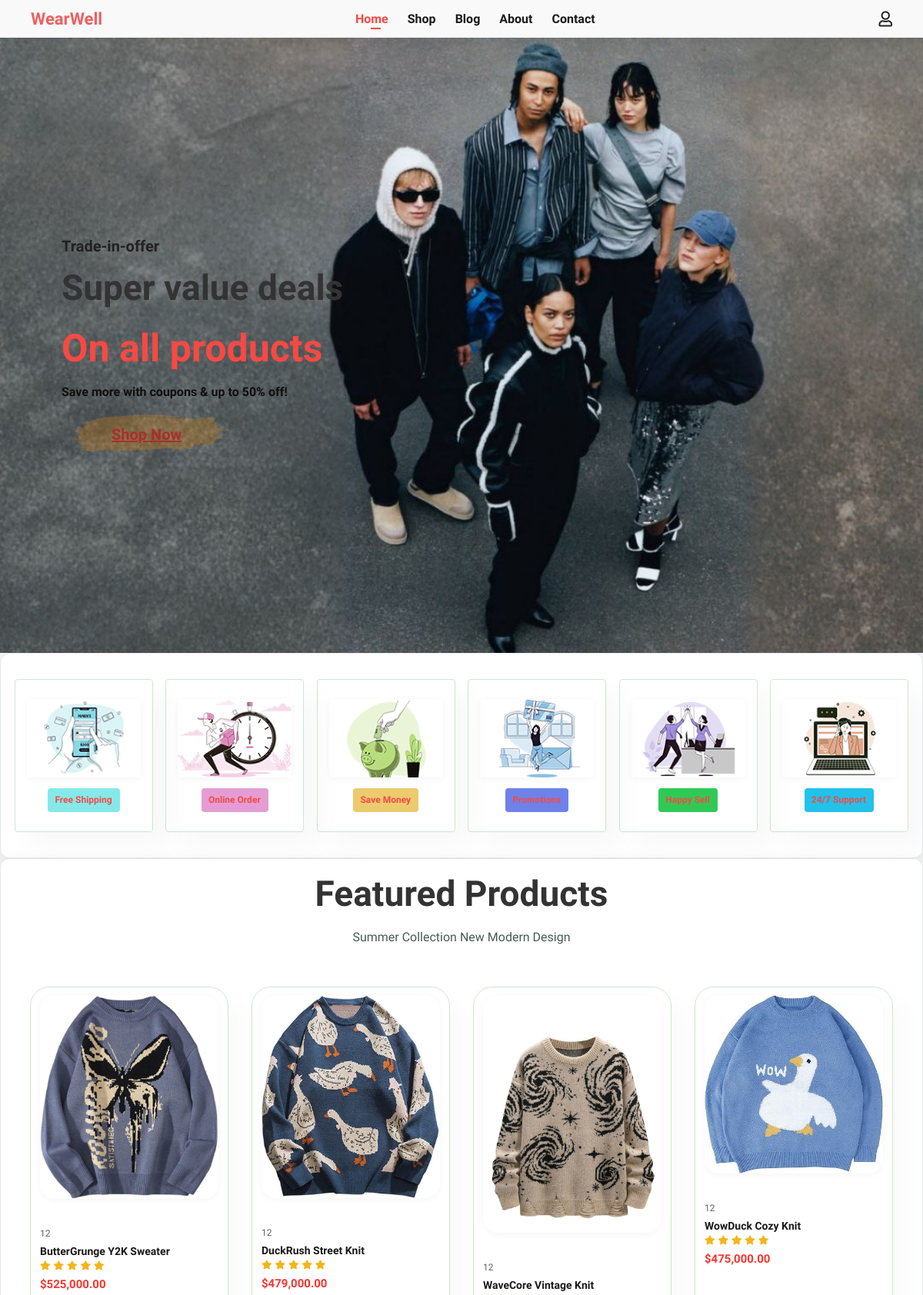
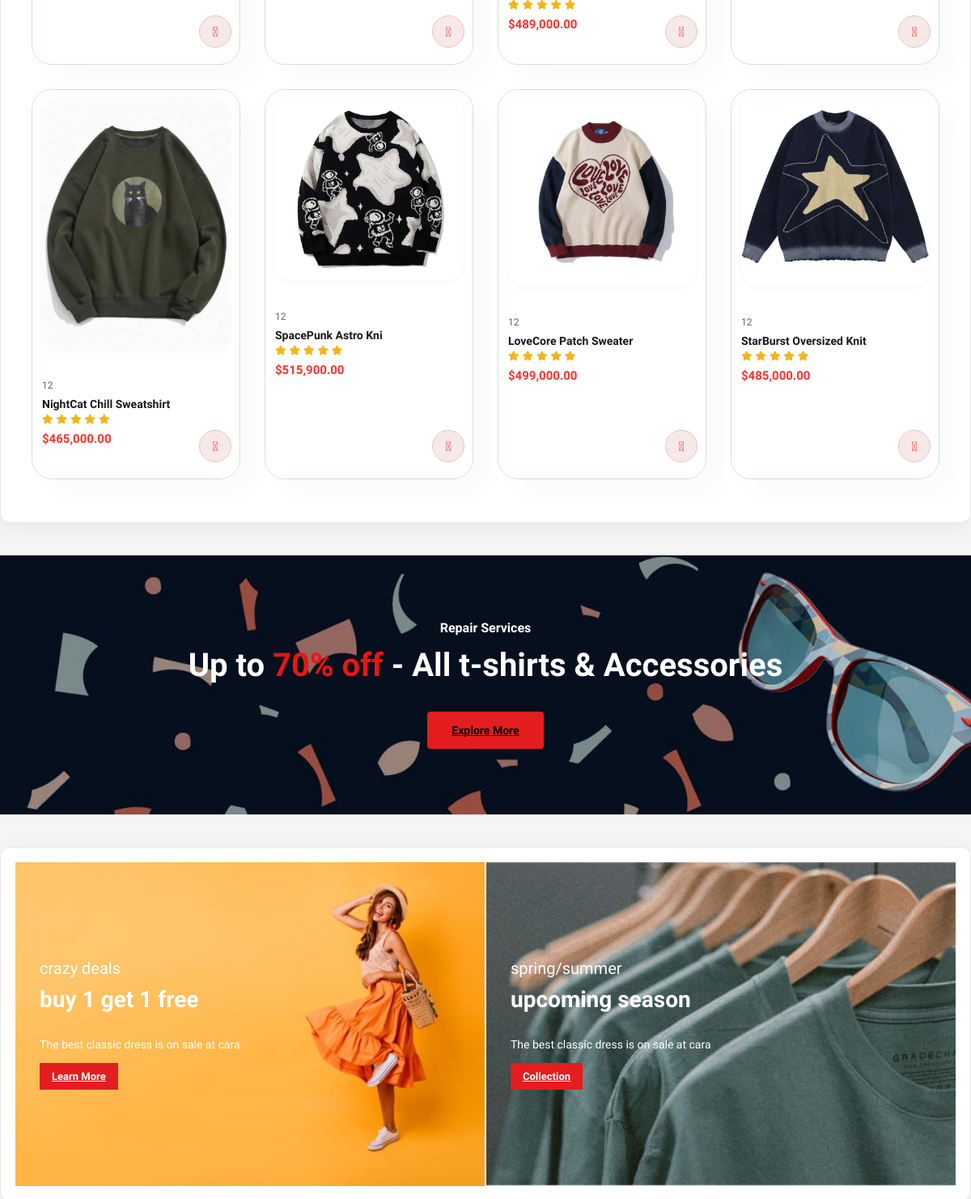
The page / (upper part) on the database its author committed (2 pictures, top to bottom).
### tables this page shows
CREATE TABLE `products` (
  `id` int(11) NOT NULL,
  `seller_id` int(11) NOT NULL,
  `category_id` int(11) DEFAULT NULL,
  `name` varchar(200) DEFAULT NULL,
  `price` decimal(10,2) DEFAULT NULL,
  `stock` int(11) DEFAULT 0,
  `image` varchar(255) DEFAULT NULL,
  `created_at` timestamp NOT NULL DEFAULT current_timestamp(),
  `size` varchar(5) DEFAULT 'M',
  `description` text DEFAULT NULL
);

### index.php (the view, shortened to what this page needs)
<?php
include 'backend/config.php';
$query = "SELECT * FROM products ORDER BY id DESC LIMIT 8";
$result = $conn->query($query);
?>
<!DOCTYPE html>
<html lang="en">
<head>
    <link rel="stylesheet" href="https://pro.fontawesome.com/releases/v5.10.0/css/all.css" />
    <link rel="stylesheet" href="style.css">
</head>
<body>
<section id="header">
    <div class="nav-left">
        <p class="logo-text">WearWell</p>
    </div>
    <div class="nav-center">
        <ul id="navbar">
            <li><a class="active" href="index.php">Home</a></li>
            <li><a href="shop.php">Shop</a></li>
            <li><a href="blog.html">Blog</a></li>
            <li><a href="about.html">About</a></li>
            <li><a href="contact.html">Contact</a></li>
        </ul>
    </div>
    <div class="nav-right">
        <a href="cart.php" id="lg-bag"><i class="far fa-shopping-bag"></i></a>
        <a href="login.php" id="lg-user"><i class="far fa-user"></i></a>
    </div>
</section>
<section id="hero">
    <h4>Trade-in-offer</h4>
    <h2>Super value deals</h2>
    <h1>On all products</h1>
    <p>Save more with coupons & up to 50% off!</p>
    <a href="shop.php" class="btn-shopnow">Shop Now</a>
</section>
<section id="feature" class="section-p1">
    <div class="fe-box">
        <img src="img/features/f1.png" alt="">
        <h6>Free Shipping</h6>
    </div>
    <div class="fe-box">
        <img src="img/features/f2.png" alt="">
        <h6>Online Order</h6>
    </div>
    <div class="fe-box">
        <img src="img/features/f3.png" alt="">
        <h6>Save Money</h6>
    </div>
    <div class="fe-box">
        <img src="img/features/f4.png" alt="">
        <h6>Promotions</h6>
    </div>
    <div class="fe-box">
        <img src="img/features/f5.png" alt="">
        <h6>Happy Sell</h6>
    </div>
    <div class="fe-box">
        <img src="img/features/f6.png" alt="">
        <h6>24/7 Support</h6>
    </div>
</section>
<section id="product1" class="section-p1">
    <h2>Featured Products</h2>
    <p>Summer Collection New Modern Design</p>
    <div class="pro-container">
        <?php while($product = $result->fetch_assoc()): ?>
            <div class="pro">
                <a href="detail.php?id=<?= $product['id'] ?>">
                    <img src="uploads/<?= htmlspecialchars($product['image']) ?>" alt="<?= htmlspecialchars($product['name']) ?>">
                </a>
                <div class="des">
                    <span><?= htmlspecialchars($product['seller_id']) ?></span>
                    <h5><?= htmlspecialchars($product['name']) ?></h5>
                    <div class="star">
                        <i class="fas fa-star"></i>
                        <i class="fas fa-star"></i>
                        <i class="fas fa-star"></i>
                        <i class="fas fa-star"></i>
                        <i class="fas fa-star"></i>
                    </div>
                    <h4>$<?= number_format($product['price'], 2) ?></h4>
                </div>
                <a href="detail.php?id=<?= $product['id'] ?>" class="cart-btn">
                    <i class="fal fa-shopping-cart cart"></i>
                </a>
            </div>
        <?php endwhile; ?>
    </div>
</section>
<section id="banner" class="section-m1">
    <h4>Repair Services</h4>
    <h2>Up to <span>70% off</span> - All t-shirts & Accessories</h2>
    <a href="shop.php" class="normal">Explore More</a>
</section>
<section id="sm-banner" class="section-p1">
    <div class="banner-box">
        <h4>crazy deals</h4>
        <h2>buy 1 get 1 free</h2>
        <span>The best classic dress is on sale at cara</span>
        <a href="shop.php" class="white">Learn More</a>
    </div>
    <div class="banner-box banner-box2">
        <h4>spring/summer</h4>
        <h2>upcoming season</h2>
        <span>The best classic dress is on sale at cara</span>
        <a href="shop.php" class="white">Collection</a>
    </div>
</section>
</body>
</html>

### rows shown on the page
products: image (picture), seller "12", name "ButterGrunge Y2K Sweater", price "525,000.00"
products: image (picture), seller "12", name "DuckRush Street Knit", price "479,000.00"
products: image (picture), seller "12", name "WaveCore Vintage Knit", price "489,000.00"
products: image (picture), seller "12", name "WowDuck Cozy Knit", price "475,000.00"
products: image (picture), seller "12", name "NightCat Chill Sweatshirt", price "465,000.00"
products: image (picture), seller "12", name "SpacePunk Astro Kni", price "515,900.00"
products: image (picture), seller "12", name "LoveCore Patch Sweater", price "499,000.00"
products: image (picture), seller "12", name "StarBurst Oversized Knit", price "485,000.00"
